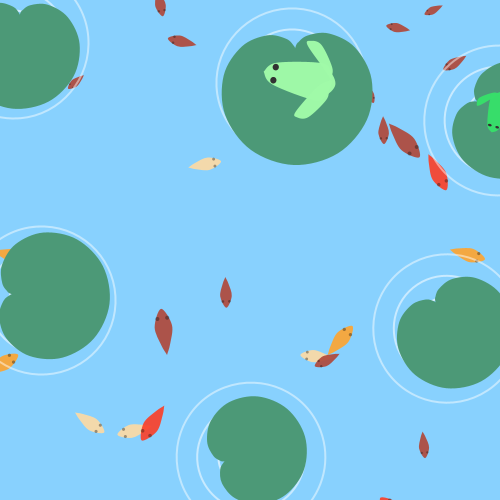
Frame 1 (no input)
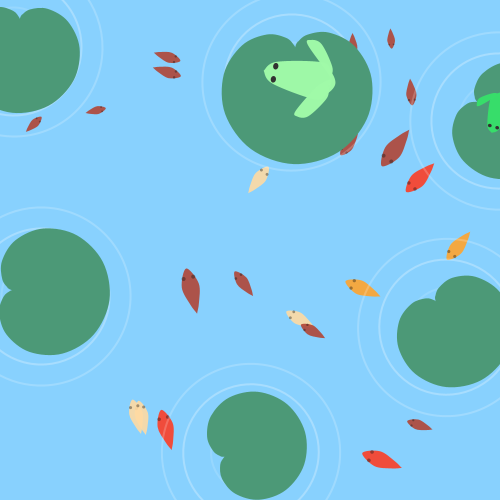
Frame 60 (the mouse pressed at the canvas centre just before this capture)
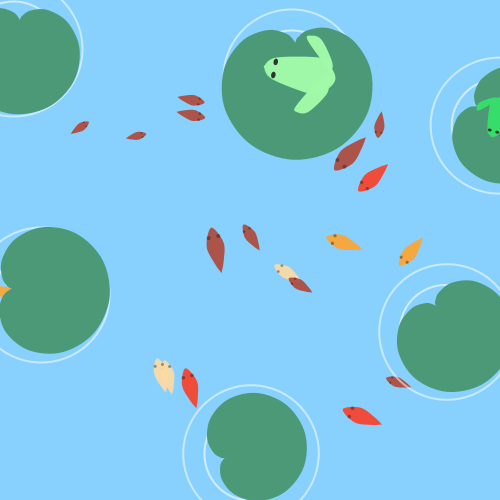
Frame 120 (the mouse held since frame 60 and released just before this capture)

The Processing sketch that drew these frames (run headless with seeded random() and noise(); from frame 60 on, the mouse is pressed at the canvas centre):

// Processing sketch: processing_115418
// ── processing_115418.pde

color[] fish = {#FFDAA2, #FFA42D, #FC3E26, #B04636};

class Fish {
  PVector location;
  PVector velocity;
  PVector acceleration;
  float maxSpeed;
  float maxForce;
  float mass;
  float damping;
  boolean boundaries;
  
  Fish () {
    location = new PVector(random(-10,width+10),random(-10,height+10));
    velocity = new PVector(random(-1,1),random(-1,1));
    acceleration = new PVector(0,0);
    maxSpeed = 0.8;
    maxForce = 0.05;
    mass = random(2.5,6);
    damping = 0.92; 
    boundaries = true;
  }
  
  void run(ArrayList<Fish> fishies) {
    flock(fishies);
    update();
    render();
  }
  
  void addForce(PVector force) {
    PVector f = force.get();
    f.div(mass);
    acceleration.add(f);
  }
  
  void flock(ArrayList<Fish> fishies) {
    PVector sep = separate(fishies);
    PVector ali = align(fishies);
    PVector coh = cohesion(fishies);
    
    sep.mult(0.8);
    ali.mult(0.8);
    coh.mult(0.5);
    
    addForce(sep);
    addForce(ali);
    addForce(coh);
  }
  
  void update() {
    handleBoundaries(boundaries);
    velocity.add(acceleration);
    velocity.mult(damping);
    velocity.limit(maxSpeed);
    location.add(velocity);
  }
  
  void handleBoundaries(boolean bound) {
    boundaries = bound;
    if(boundaries) {
      if (location.x>width) velocity.x = -velocity.x;
      if (location.x<0) velocity.x = -velocity.x;
      if (location.y>height) velocity.y = -velocity.y;
      if (location.y<0) velocity.y = -velocity.y;
    }
  }
  
  PVector seek(PVector target) {
    PVector desired = PVector.sub(target,location);
    desired.normalize();
    desired.mult(maxSpeed);
    PVector steer = PVector.sub(desired,velocity);
    steer.limit(maxForce);
    return steer;
  }
  
  PVector separate (ArrayList<Fish> fishies) {
    float desiredSeparation = 100.0;
    PVector steer = new PVector(0,0,0);
    int count = 0;
    for (Fish other: fishies) {
      float d = PVector.dist(location, other.location);
      if ((d>0) && (d<desiredSeparation)) {
        PVector diff = PVector.sub(location, other.location);
        diff.normalize();
        diff.div(d);
        steer.add(diff);
        count++;
      }
    }
    if(count>0) {
      steer.div((float)count);
    }
    if(steer.mag()>0) {
      steer.normalize();
      steer.mult(maxSpeed);
      steer.sub(velocity);
      steer.limit(maxForce);
    }
    return steer;
  }

  PVector align (ArrayList<Fish> fishies) {
    float friends = 50;
    PVector sum = new PVector(0,0);
    int count = 0;
    for (Fish other : fishies) {
      float d = PVector.dist(location, other.location);
      if ((d>0) && (d<friends)) {
        sum.add(other.velocity);
        count++;
      }
    }
    if(count>0) {
      sum.div((float)count);
      sum.normalize();
      sum.mult(maxSpeed);
      PVector steer = PVector.sub(sum,velocity);
      steer.limit(maxForce);
      return steer;
    }
    else {
      return new PVector(0,0);
    }
  }
  
  PVector cohesion (ArrayList<Fish> fishies) {
    float friends = 50;
    PVector sum = new PVector(0,0);
    int count = 0;
    for (Fish other : fishies) {
      float d = PVector.dist(location, other.location);
      if((d>0) && (d<friends)) {
        sum.add(other.location);
        count++;
      }
    }
    if (count>0) {
      sum.div(count);
      return seek(sum);
    }
    else {
      return new PVector(0,0);
    }
  }
  
  void render() {
    float theta = velocity.heading2D() + HALF_PI;
    noStroke();
    
    pushMatrix();
    translate(location.x,location.y);
    rotate(theta);
    scale(0.07 * mass);
    
    if(mass>=4 && mass<4.5) {
      fill(fish[0],230);
    } else if (mass>=4.5 && mass<5) {
      fill(fish[1],230);
    } else if (mass>=5.0 && mass<5.5) {
      fill(fish[2],230);
    } else {
      fill(fish[3],230);
    }
    
    beginShape();
    curveVertex(95,95);
    curveVertex(90,90);
    curveVertex(80,65);
    curveVertex(55,25);
    curveVertex(10,10);
    curveVertex(25,55);
    curveVertex(65,80);
    curveVertex(90,90);
    curveVertex(95,95);
    endShape();
    
    fill(20,100);
    ellipse(18,35,10,10);
    ellipse(35,18,10,10);
    popMatrix();
  }
}
color[] green = {#37DE6A, #63DC90, #A0FAA8};
PVector externalLilly = new PVector(-100,-100);
Lillypad externalLil = new Lillypad(externalLilly.x,externalLilly.y);

class Frog {
  Lillypad lils;
  
  PVector location;
  float mass;
  float theta;
  float angle;
  
  ArrayList<Lillypad> lillies;
  ArrayList<Frog> frogs;
  
  Frog(ArrayList<Lillypad> _lillies, ArrayList<Frog> _frogs) {
    lillies = _lillies;
    frogs = _frogs;
    
    lils = changeLils();
    for (Frog fg: frogs) {
      while(fg != this && fg.location==lils.location) {
        lils = changeLils();
      }
    }
    angle = lils.angle;
    
    location = lils.location;
    mass = random(3,6);
    theta = random(-TWO_PI,TWO_PI);
  }
  
  Lillypad changeLils() {
    if(lillies.size()<1) {
      return externalLil;
    }
    return lillies.get(int(random(lillies.size()-1)));
  }
  
  Lillypad validLilly() {
    Lillypad sampleLil = changeLils();
    if(lillies.size()<3) {
      sampleLil = new Lillypad(externalLilly.x,externalLilly.y);
    }
    else {
      for (Frog fg: frogs) {
        while(fg != this && fg.location==sampleLil.location) {
          sampleLil = changeLils();
        }
      }
    }
    return sampleLil;
  }
  
  void jump() {
    Lillypad val = validLilly();
    theta = random(-TWO_PI,TWO_PI);
    angle = val.angle;
    location = val.location;
  }
  
  void run() {
    render();
  }
  
  void render() {
    noStroke();
    if(mass>=3 && mass<4) {
      fill(green[0],250);
    } else if (mass>=4 && mass<5) {
      fill(green[1],250);
    } else if (mass>=5 && mass<6) {
      fill(green[2],250);
    }
    
    float a = map(sin(angle),-1,1,-3,3);
    float b = map(sin((sin(angle/2.5)*3)),-1,1,1,6);
    angle +=0.03;
    
    pushMatrix();
    translate(location.x,location.y+a);
    scale(0.2 * mass);
    rotate(theta);
    
    beginShape();
    curveVertex(0,-30);
    curveVertex(0,-30);
    curveVertex(10,-20);
    curveVertex(17,20);
    curveVertex(10,30);
    curveVertex(3,35);
    curveVertex(-3,35);
    curveVertex(-10,30);
    curveVertex(-17,20);
    curveVertex(-10,-20);
    curveVertex(0,-30);
    curveVertex(0,-30);
    endShape();
    beginShape();
    curveVertex(3,30);
    curveVertex(3,30);
    curveVertex(-5,20);
    curveVertex(-30,5);
    curveVertex(-35,7);
    curveVertex(-33,17);
    curveVertex(-15,30);
    curveVertex(-5,31);
    curveVertex(3,32);
    curveVertex(3,32);
    endShape();
    beginShape();
    curveVertex(-3,30);
    curveVertex(-3,30);
    curveVertex(5,30);
    curveVertex(30,5);
    curveVertex(35,7);
    curveVertex(33,17);
    curveVertex(15,30);
    curveVertex(5,31);
    curveVertex(-3,32);
    curveVertex(-3,32);
    endShape();
    
    fill(50);
    ellipse(-6,-20,6,b);
    ellipse(6,-20,6,b);
    popMatrix();
  }
}
class FrogSystem {
  ArrayList<Frog> frogs;
  
  FrogSystem(ArrayList<Lillypad> lillies) {
    frogs = new ArrayList<Frog>();
    for (int i=0; i<2; i++) {
      frogs.add(new Frog(lillies,frogs));
    }
  }
  
  void scare(boolean all) {
    for(Frog fg: frogs) {
      fg.jump();
    }
  }
  
  void scare(PVector _loc) {
    PVector loc = _loc;
    for (int i=0; i<frogs.size(); i++) {
      if (frogs.get(i).location==loc) {
        frogs.get(i).jump();
      }
    }
  }
  
  void run() {
    for (Frog fg: frogs) {
      fg.run();
    }
  }
}
class Lillypad {
  PVector location;
  float mass;
  float strength;
  float theta;
  float angle;
  
  Lillypad (float x, float y) {
    location = new PVector(x,y);
    mass = random(90,150);
    strength = (mass * mass)/10;
    theta = random(-TWO_PI,TWO_PI);
    angle = random(0,5);
  }
  
  void render() {
    float a = map(sin(angle),-1,1,-3,3);
    angle +=0.03;
    float r = mass/4.5;
    pushMatrix();
    translate(location.x,location.y+a);
    rotate(theta);
    
    strokeWeight(2);
    noFill();
    stroke(255,map(((millis()/3.0)%1000.0),0,999,175,0));
    ellipse(-5,-5, rippleR(0), rippleR(0));
    stroke(255,map((((millis()+300)/3.0)%1000.0),0,999,175,0));
    ellipse(-5,-5, rippleR(1), rippleR(1));
    stroke(255,map((((millis()+600)/3.0)%1000.0),0,999,175,0));
    ellipse(-5,-5, rippleR(2), rippleR(2));
    
    fill(#4C9977);
    noStroke();
    beginShape();
    for (float t=0; t<TWO_PI+1; t+=0.4) {
      curveVertex(r*(2*cos(t)-cos(2*t)),r*(2*sin(t) - sin(2*t)));
    }
    endShape();
    popMatrix();
  }
  
  float dist(Lillypad other) {
    return PVector.dist(location,other.location);
  }
  
  PVector attract(Fish p) {
    PVector dir = PVector.sub(location,p.location);
    float d = dir.mag();
    d = constrain(d,5,100);
    dir.normalize();
    float force = strength / (d * d);
    dir.mult(force);
    return dir;
  }
  
  float rippleR(int whichWave) {
    float rad = map((((millis() + 900 * whichWave)/3.0)%1000.0),0,999,50,190);
    return rad;
  }
}
class School {
  ArrayList<Fish> fishies;
  boolean boundaries;
  
  School() {
    fishies = new ArrayList<Fish>();
    for (int i=0; i<30; i++) {
      fishies.add(new Fish());
    }
    boundaries = true;
  }
  
  void run() {
    for (Fish p: fishies) {
      p.run(fishies);
    }
  }
  
  void addForce(PVector f) {
    for (Fish p: fishies) {
      p.addForce(f);
    }
  }
  
  void handleBoundaries(boolean bound) {
    for (Fish p: fishies) {
      boundaries = bound;
    }
  }
  
  void addAttraction(Lillypad r) {
    for (Fish p: fishies) {
      PVector force = r.attract(p);
      p.addForce(force);
    }
  }
}
// Michelle Ma
// Thanks to Daniel Schiffman for his flocking simulation on Processing!
// Thanks to Golan Levin for his gravity simulation!

import java.util.Iterator;

School fishies;
FrogSystem frogs;
ArrayList<Lillypad> lillies;

boolean addLillypad = true;

void setup() {
  size(500,500);
  
  fishies = new School();
  lillies = new ArrayList<Lillypad>();
  
  while (lillies.size()<6) {
    drawLillypad();
  }
  
  frogs = new FrogSystem(lillies);
}

void draw() {
  background(#88D1FE);
  
  for (Lillypad r: lillies) {
    fishies.addAttraction(r);
  }
  
  fishies.run();
  
  for (Lillypad r: lillies) {
    r.render();
  }
  
  frogs.run();
  
  if(lillies.size()==0) {
    fishies.handleBoundaries(false);
  }
}

void drawLillypad() {
  float rx = random(width);
  float ry = random(height);
  Lillypad sample = new Lillypad(rx,ry);
  for(Lillypad r: lillies) {
    if (sample.dist(r) < 200) {
      addLillypad = false;
    }
  }
  if(addLillypad) {
    lillies.add(sample);
  }
  addLillypad = true;
}

void keyPressed() {
  int lilliesLen = lillies.size();
  if (lillies.size()<6) {
    while (lillies.size()==lilliesLen) {
      drawLillypad();
      frogs.scare(true);
    }
  }
  fishies.handleBoundaries(true);
}

void mousePressed() {
  PVector test = new PVector(mouseX,mouseY);
  PVector loc = new PVector(0,0);
  Iterator<Lillypad> it = lillies.iterator();
  while (it.hasNext()) {
    Lillypad r = it.next();
    if (r.location.dist(test) < r.mass/1.5) {
      loc = r.location;
      it.remove();
      frogs.scare(loc);
    }
  }
  for (Lillypad r: lillies) {
    r.strength *= pow(r.mass,0.05);
  }
}
